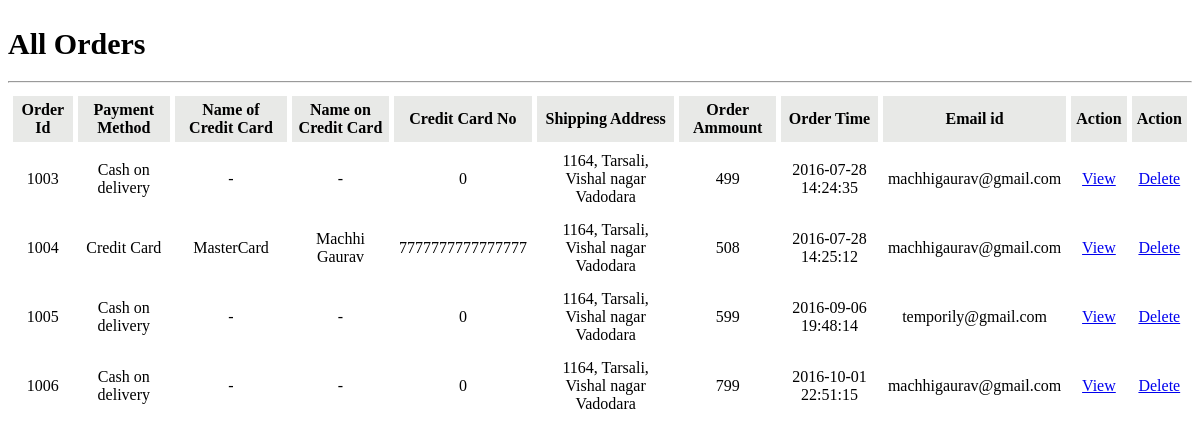
The app's page /AllOrders.php (signed in), older data.
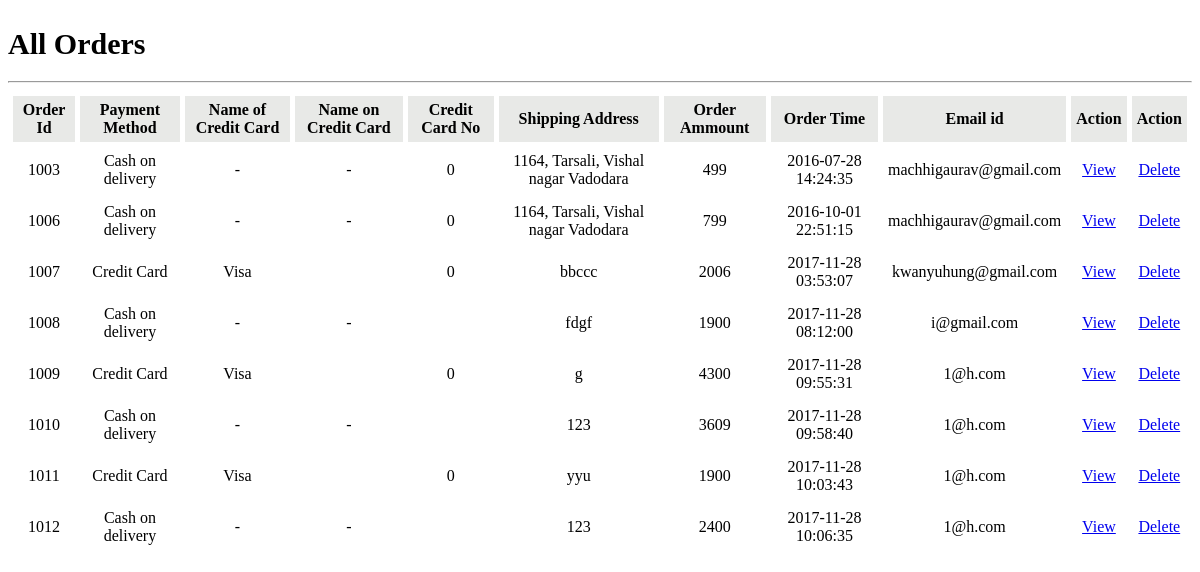
The same page, newer data.
### tables this page shows
CREATE TABLE `orders` (
  `Order_id` int(10) NOT NULL,
  `FirstName` varchar(15) DEFAULT NULL,
  `LastName` varchar(15) DEFAULT NULL,
  `Email` varchar(40) DEFAULT NULL,
  `Country` varchar(20) NOT NULL,
  `State` varchar(20) NOT NULL,
  `City` varchar(20) NOT NULL,
  `Zip_code` int(10) NOT NULL,
  `contactNo` varchar(11) DEFAULT NULL,
  `ShippingAddress` varchar(40) DEFAULT NULL,
  `ShippingMethod` varchar(20) NOT NULL,
  `PaymentMethod` varchar(20) NOT NULL,
  `TypeOfCreditcard` varchar(25) DEFAULT '                  -',
  `NameOnCC` varchar(30) DEFAULT '                   -',
  `CCNo` bigint(50) DEFAULT NULL,
  `CVV` int(5) DEFAULT NULL,
  `ExpirationDate` varchar(20) DEFAULT NULL,
  `Order_Ammount` bigint(50) NOT NULL,
  `temp` varchar(50) DEFAULT NULL,
  `OrderDateTime` timestamp NOT NULL DEFAULT CURRENT_TIMESTAMP ON UPDATE CURRENT_TIMESTAMP,
  `Email_id` varchar(40) DEFAULT NULL
);

### AllOrders.php (the view, shortened to what this page needs)
<!DOCTYPE html>
<head>
<link rel = "stylesheet" type = "text/css" href = "mystyle.css">
</head>
<body>
<?php
if(!isset($_SESSION['Admin']))
{
echo "<h2>Please Login First............</h2>";
}
else
{
include 'Connection.php';
echo "<h1 class = 'f'> All Orders  </h1> <hr>";
echo "<table cellspacing = 5 cellpadding = 5 style='font-family:Futura Lt BT; font-weight:400;'> <tr align = center  style = 'background-color:#e8e9e7;'>";
echo "<td> <strong>Order Id  <td> <strong> Payment Method <td> <strong> Name of Credit Card <td><strong> Name on Credit Card <td><strong>Credit Card No<td> <strong> <strong>Shipping Address </td><td><strong> Order Ammount  <td><strong> Order Time <td><strong> Email id <td><strong> Action </td> <td><strong> Action </td><tr align = center>";
$result = mysqli_query($db,"select * from orders") or die("Error in Selecting Data from Orders");
while($row = mysqli_fetch_row($result))
{
	echo "<td>".$row[0];
	echo "<td>".$row[11];
	echo "<td>".$row[12];
	echo "<td>".$row[13];
	echo "<td>".$row[14];
	echo "<td>".$row[9];
	echo "<td align = center>".$row[17];
	echo "<td>".$row[19];
	echo "<td>".$row[20];
	echo "<td> <a href = 'viewcart.php?id=$row[0]&em=$row[20]'>View </a>";
	echo "<td> <a href = 'DeleteOrder.php?id=$row[0]'>Delete </a>";
	echo "<tr align = center>";
}
echo "</tr></table>";
}
?>
</body>
</html>

### mystyle.css (style rules this page uses)
.f { font-family: gurmukhi sangam mn; font-size: 30px; padding-top: 7px; width: 964px; }

Row changes from the older to the newer data that the page shows:
removed orders: Order_id "1004", PaymentMethod "Credit Card", TypeOfCreditcard "MasterCard", NameOnCC "Machhi Gaurav", CCNo "7777777777777777", ShippingAddress "1164, Tarsali, Vishal nagar Vadodara", Order_Ammount "508", OrderDateTime "2016-07-28 14:25:12", Email "machhigaurav@gmail.com"
removed orders: Order_id "1005", PaymentMethod "Cash on delivery", TypeOfCreditcard "-", NameOnCC "-", CCNo "0", ShippingAddress "1164, Tarsali, Vishal nagar Vadodara", Order_Ammount "599", OrderDateTime "2016-09-06 19:48:14", Email "temporily@gmail.com"
added orders: Order_id "1007", PaymentMethod "Credit Card", TypeOfCreditcard "Visa", CCNo "0", ShippingAddress "bbccc", Order_Ammount "2006", OrderDateTime "2017-11-28 03:53:07", Email "kwanyuhung@gmail.com"
added orders: Order_id "1008", PaymentMethod "Cash on delivery", TypeOfCreditcard "-", NameOnCC "-", ShippingAddress "fdgf", Order_Ammount "1900", OrderDateTime "2017-11-28 08:12:00", Email "i@gmail.com"
added orders: Order_id "1009", PaymentMethod "Credit Card", TypeOfCreditcard "Visa", CCNo "0", ShippingAddress "g", Order_Ammount "4300", OrderDateTime "2017-11-28 09:55:31", Email "1@h.com"
added orders: Order_id "1010", PaymentMethod "Cash on delivery", TypeOfCreditcard "-", NameOnCC "-", ShippingAddress "123", Order_Ammount "3609", OrderDateTime "2017-11-28 09:58:40", Email "1@h.com"
added orders: Order_id "1011", PaymentMethod "Credit Card", TypeOfCreditcard "Visa", CCNo "0", ShippingAddress "yyu", Order_Ammount "1900", OrderDateTime "2017-11-28 10:03:43", Email "1@h.com"
added orders: Order_id "1012", PaymentMethod "Cash on delivery", TypeOfCreditcard "-", NameOnCC "-", ShippingAddress "123", Order_Ammount "2400", OrderDateTime "2017-11-28 10:06:35", Email "1@h.com"
